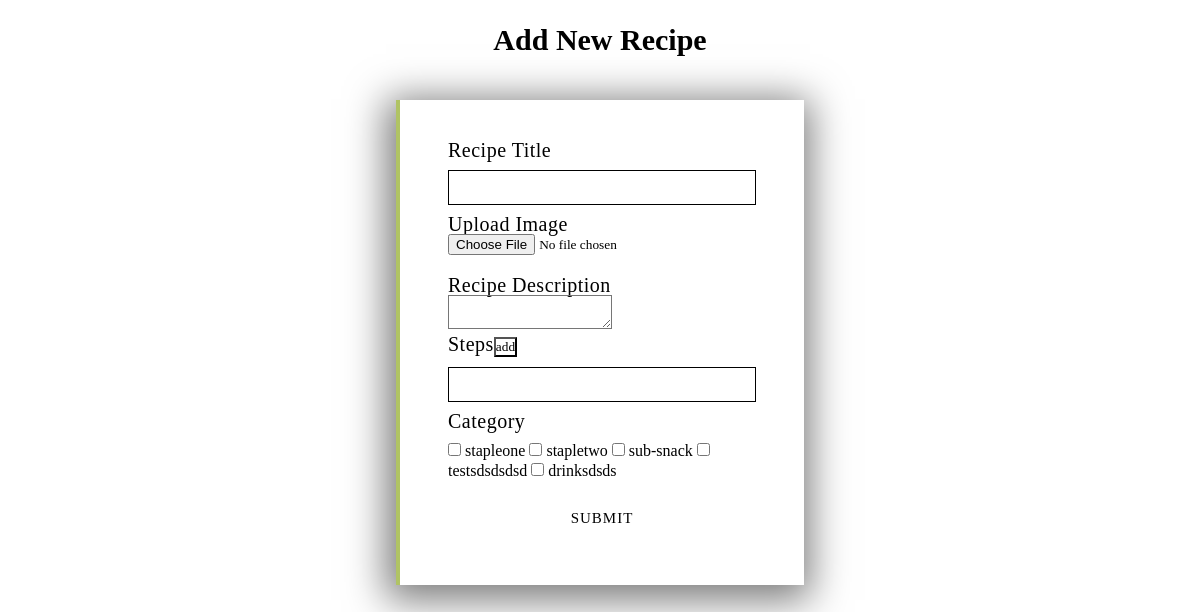
Screenshot of /addnew (signed in) with the database file from the repository.
### appdir/models.py (models this page shows)
class SubSort(db.Model):
    __tablename__ = 'subsorts'
    id = db.Column(db.Integer, primary_key=True)
    sub_sort_name = db.Column(db.String(64), unique=True, index=True)
    author_id = db.Column(db.Integer, db.ForeignKey('users.id'))
    sort_id = db.Column(db.Integer, db.ForeignKey('sorts.id'))
    author = db.relationship('User', back_populates='sub_sorts', lazy='joined')
    sort = db.relationship('Sort', back_populates='sub_sorts', lazy='joined')

### appdir/main/routes.py (the view)
@main.route('/addnew')
def add_new():
    sort_db = SubSort.query.all()
    return render_template("add.html", sort=sort_db)

### appdir/templates/add.html (shortened to what this page needs)
<!DOCTYPE html>
<html lang="en">
<head>
    <link rel="stylesheet" href="../static/style/Main.css">
    <link rel="stylesheet" href="../static/style/settings.css">
    <link href="../static/style/profile.css" rel="stylesheet" type="text/css"/>
</head>
<body>
            <div class="add">
                <h2>Add New Recipe</h2>
                <div class="porduct-order-agile">
                    {% if session.get('USERNAME') != None %}
                    <form action="http://127.0.0.1:5000/add" method="post" enctype="multipart/form-data">
                        <div class="form-group">
                            <p>Recipe Title</p>
                            <input type="text" id="user" name="name" required="">
                        </div>
                        <div class="form-group">
                            <p>Upload image</p>
                            <input type="file" onchange="showImg()" id="img_file" name="image"><br>
                        </div>
                        <div class="form-group">
                            <p>Recipe Description</p>
                            <textarea type="text" name="description" style="max-width: 100%"></textarea>
                        </div>
                        <div class="form-group">
                            <p>Steps<input type="button" value="add" onClick="add()" /></p>
                            <div id="step">
                                <input type="text" name="step" required="">
                            </div>
                        </div>
                        <div class="form-group">
                            <p>Category</p>
                            <div style="margin-top: 10px">
                                {% for s in sort %}
                                    <input type="checkbox" name="cb" value="{{ s.sub_sort_name }}"> {{ s.sub_sort_name }}
                                {% endfor %}
                            </div>
                        </div>
                        <button type="submit" class="btn btn-primary">Submit</button>
                    </form>
                    {% endif %}
                </div>
            </div>
</body>
</html>

### appdir/static/style/Main.css (style rules this page uses)
* { margin: 0; padding: 0; list-style-type: none; text-decoration: none; background-color: var(--body-bg-color); }

### appdir/static/style/settings.css (style rules this page uses)
* { padding:0; margin:0; outline:0; font-family: 'Bahnschrift SemiBold', 'Consolas', cursive; }
body { font-family: Verdana, Arial, sans-serif; line-height:20px; color:var(--font-color); background-color: var(--bg); }
.add { text-align: center; margin-top:30px; }
.add h2 { font-size: 30px; }
.porduct-order-agile { width:34%; padding: 2.5em 3em 3em; margin: 0em auto; text-align: left; border-left: 4px solid #b0c364; box-shadow: -2px 7px 37px 8px rgba(0,0,0,0.52); background: var(--form-color); margin-top: 50px; margin-bottom: 50px; }
.form-group input[type="text"] { width: 100%; color: #000; outline: none; font-size: 14px; padding: .6em 1em; margin: 10px 0px 9px; border: 1px solid #000; appearance: none; display: inline-block; background: rgb(255, 255, 255); box-sizing: border-box; }
.form-group p { color: var(--in-color); font-size: 20px; letter-spacing: .5px; text-transform: capitalize; }
button[type=submit] { width: 100%; background: var(--in-color); outline: none; color: var(--font-button); margin: 19px 0px 0px; font-size: 15px; font-weight: 400; border: none; padding: 10px 10px; letter-spacing: 1px; text-transform: uppercase; cursor: pointer; transition: 0.5s all; }

### appdir/static/style/profile.css (style rules this page uses)
*, *:before, *:after { box-sizing: border-box; }

### rows the page displays
SubSort: sub_sort_name "stapleone"
SubSort: sub_sort_name "stapletwo"
SubSort: sub_sort_name "sub-snack"
SubSort: sub_sort_name "testsdsdsdsd"
SubSort: sub_sort_name "drinksdsds"
